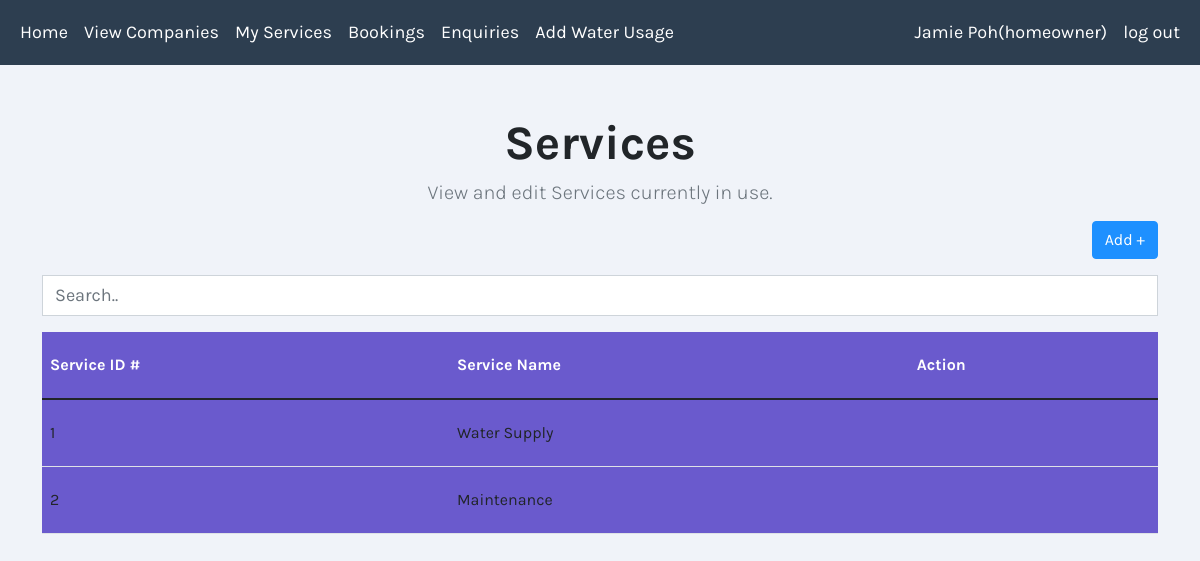
Screenshot of /viewServiceHomeownerAndCompany.php (signed in) with the database file from the repository.
### tables this page shows
CREATE TABLE `Homeowner_Services` (
  `hs_ID` int(11) NOT NULL,
  `service_ID` int(11) NOT NULL,
  `homeowner_ID` int(11) NOT NULL
);

CREATE TABLE `Services` (
  `service_ID` int(11) NOT NULL,
  `service_name` varchar(50) NOT NULL
);

### viewServiceHomeownerAndCompany.php (the view, shortened to what this page needs)
<?php
 include_once "classes.php";
 include_once "navbar.php";
?>
<html lang="en">
  <head>
      <?php include_once('cssLinks.php');?>
  </head>
  <body>
      <div class="container" >
      <h1 class ="display-5 fw-bold text-center" style="margin-top:50px;">Services</h1>
      <div class="row justify-content-center">
        <div class="col text-center">
          <p class ="display-6 fs-5 text-secondary" name = "product" value ="avail">View and edit Services currently in use.</p>
        </div>
    <div class="col-md-12 text-center">
        <a class="float-end btn btn-primary" href="insertServiceHomeownerAndCompany.php" type="submit">Add +</a>
      </div>
      </div>
      </div>
      <div class="container mt-3">
        <div class="d-flex justify-content-around bg-secondary mb-3">
          <input class="form-control rounded-0 search-for" type="text" placeholder="Search..">
        </div>
      </div>
      <div class="container justify-content-center text-center table-responsive">
        <?php
            $ID = $_SESSION['ID'];
            $userType = $_SESSION['user_type'];
            if ($userType == "homeowner") {
                $query = "SELECT Homeowner_Services.service_ID, Services.service_name from Homeowner_Services
                        join Services on Homeowner_Services.service_ID = Services.service_ID
                        where Homeowner_Services.homeowner_ID = $ID";
            } else if ($userType == "company") {
                $query = "SELECT Company_Services.service_ID, Services.service_name from Company_Services
                join Services on Company_Services.service_ID = Services.service_ID
                where Company_Services.company_ID = $ID";
            }
            $result = mysqli_query($conn, $query);
            echo "<table class='table table-hover datatable_style' >
            <thead>
            <tr class='table-padding text-white'>
              <th>Service ID #</th>
              <th>Service Name</th>
              <th>Action</th>
            </tr>
            </thead>
            <tbody class='search-table'>";
                while($row = $result->fetch_assoc()) {
                echo "
                        <tr class='table-padding' >
                            <form method='post' action='deleteServiceHomeownerAndCompany.php'>
                            <td>".$row["service_ID"]."</td>
                            <td>".$row["service_name"]."</td>
                            ".'<input type ="hidden" value ="'.$row["service_ID"].'" name ="service_ID"/>'.
                            '<input type ="hidden" value ="'.$row["service_name"].'" name ="service_name"/>';
                        if($row ["service_name"] == "Water Supply" || $row ["service_name"] == "Maintenance")
                        {
                        echo "<td></td>";
                        }
                        else{
                        echo "<td class ='align-middle'><input type='submit' class='btn btn-mobile btn-danger' name='Remove' value='Remove'></td>";
                        }
                        echo"</tr>
                        </form>";
                }
                echo "
                </tbody></table>";
          ?>
      </div>
  </body>
  </html>

### css/main.css (style rules this page uses)
body { font-family: 'Karla', sans-serif !important; background-color:#F0F3F9 !important; font-size: 18px; }
.btn-primary { background-color:DodgerBlue !important ; border-color:DodgerBlue !important ; }
.form-control { font-size: 18px; }
.table-padding { line-height:50px; background-color:SlateBlue; }

### rows the page displays
homeowner_services: service_ID "1", service_ID.service_name "Water Supply"
homeowner_services: service_ID "2", service_ID.service_name "Maintenance"

### other values shown
$_SESSION["name"] "Jamie Poh"
$_SESSION["user_type"] "homeowner"
